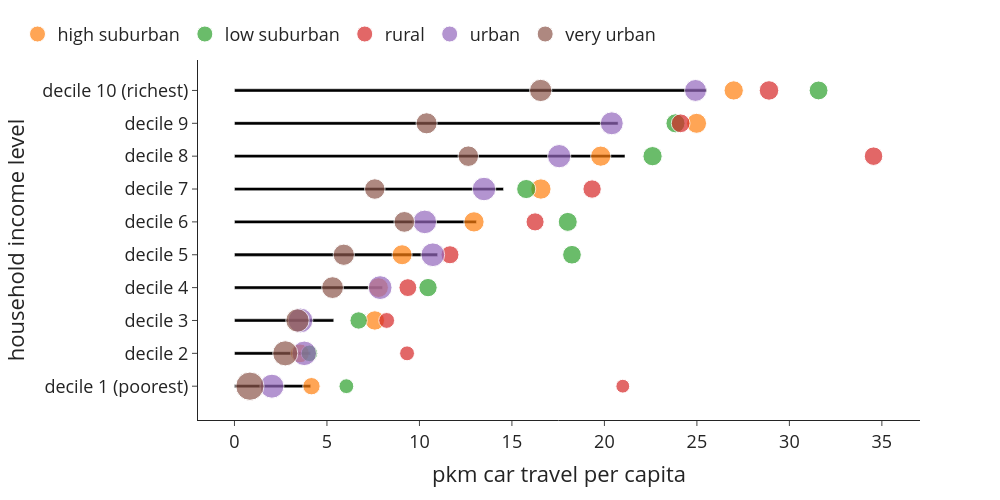

The notebook cell this image was saved under:
### Markdown cell above
#### Mobility

### Code cell
#floor area per income level
use_m2_total_inc = (use['car_pkm']*use['n_hhd']).groupby(level=0, sort=False).sum() #m2 total in each group summed by income level
use_cap_total_inc = use['n_hhdmem2019'].groupby(level=0, sort=False).sum() #no. of people in each group summed by income level
use_m2_per_cap_inc = use_m2_total_inc / use_cap_total_inc #m2/cap in each income group
use_m2_per_cap_inc.plot(kind='bar') #per person
"""interpretation: especially the highest income decile has considerably more floor area available than the vast majority"""

#floor area per income level and urbanisation type
use_m2_total_inc_type = (use['car_pkm']*use['n_hhd']).groupby(level=[0,3], sort=False).sum() #m2 total in each group summed by income level
use_cap_total_inc_type = use['n_hhdmem2019'].groupby(level=[0,3], sort=False).sum() #no. of people in each group summed by income level
use_m2_per_cap_inc_type = use_m2_total_inc_type / use_cap_total_inc_type #m2/cap in each income group

#preparing the dataframes for plotting
df = use_m2_per_cap_inc
df2=use_m2_per_cap_inc_type.rename('value').to_frame()
df2['n_hhd'] = use['n_hhd'].groupby(level=[0,3], sort=False).sum()

#plot
colors = ['#000000', #construction
                            '#fe6100', #buildings                                              
                                        '#648fff', #roads
                                        '#785ef0', #railways
                                        '#ffb000', #electricity
                                        '#808080', #other civil engineering
                                        '#000000', #construction
                                        ]
fig = px.bar(df, x=df.values, y=df.index,  
             labels={'x':'pkm car travel per capita', 'inc_lab':'household income level'}, 
             template='simple_white', 
             color_discrete_sequence=colors) 
fig.update_layout(width=1000, height=500, 
                      #xaxis_tickformat = '.0%',
                      font=dict(size=18),
                      bargap=0.9,
                      legend=dict(
        orientation="h",
        #entrywidth=70,
        yanchor="bottom",
        y=1.02,
        xanchor="left",
        x=-0.25,
    ))



for i in df2.index.levels[1].to_list():
    df_plot = df2.xs(i, level=1)
    fig.add_trace(go.Scatter(
            y=df_plot.index, 
            x=df_plot['value'],
            mode='markers',
            name=i,
            marker=dict(size=df_plot['n_hhd'],
                        sizemode='area',
                        sizeref=4*max(df2['n_hhd'])/(40.**2),
                        sizemin=4,
                        #color=10*[0, 1, 2, 3],
                        ),
            showlegend=True
        ))

fig.write_image('visualisations/bubblechart_carpkm_per_cap_inc_urb.png', scale=3)
fig.show()

### Figure 1 — Plotly figure (JSON) as saved in the notebook; plotly's stock layout.template omitted (floating-point values rounded to 4 significant figures)
{"data": [{"alignmentgroup": "True", "hovertemplate": "pkm car travel per capita=%{x}<br>household income level=%{y}<extra></extra>", "legendgroup": "", "marker": {"color": "#000000", "pattern": {"shape": ""}}, "name": "", "offsetgroup": "", "orientation": "h", "showlegend": false, "textposition": "auto", "type": "bar", "x": [4.122, 4.099, 5.368, 8.006, 10.98, 13.08, 14.55, 21.11, 20.74, 25.53], "xaxis": "x", "y": ["decile 1 (poorest)", "decile 2", "decile 3", "decile 4", "decile 5", "decile 6", "decile 7", "decile 8", "decile 9", "decile 10 (richest)"], "yaxis": "y"}, {"marker": {"size": [102155, 120755, 127975, 132835, 135910, 139730, 140335, 138840, 135575, 126290], "sizemin": 4, "sizemode": "area", "sizeref": 678.5}, "mode": "markers", "name": "high suburban", "showlegend": true, "type": "scatter", "x": [4.163, 3.538, 7.588, 7.789, 9.063, 12.95, 16.57, 19.8, 24.98, 26.99], "y": ["decile 1 (poorest)", "decile 2", "decile 3", "decile 4", "decile 5", "decile 6", "decile 7", "decile 8", "decile 9", "decile 10 (richest)"]}, {"marker": {"size": [74495, 93800, 102575, 113875, 118395, 122090, 124085, 125975, 123495, 120600], "sizemin": 4, "sizemode": "area", "sizeref": 678.5}, "mode": "markers", "name": "low suburban", "showlegend": true, "type": "scatter", "x": [6.05, 4.054, 6.713, 10.46, 18.25, 18.02, 15.77, 22.6, 23.84, 31.58], "y": ["decile 1 (poorest)", "decile 2", "decile 3", "decile 4", "decile 5", "decile 6", "decile 7", "decile 8", "decile 9", "decile 10 (richest)"]}, {"marker": {"size": [64985, 75345, 85430, 108280, 110315, 111135, 114295, 116460, 119740, 129650], "sizemin": 4, "sizemode": "area", "sizeref": 678.5}, "mode": "markers", "name": "rural", "showlegend": true, "type": "scatter", "x": [20.99, 9.331, 8.228, 9.374, 11.65, 16.25, 19.33, 34.55, 24.12, 28.9], "y": ["decile 1 (poorest)", "decile 2", "decile 3", "decile 4", "decile 5", "decile 6", "decile 7", "decile 8", "decile 9", "decile 10 (richest)"]}, {"marker": {"size": [195640, 204415, 207465, 192325, 190675, 189015, 187205, 183980, 178315, 163415], "sizemin": 4, "sizemode": "area", "sizeref": 678.5}, "mode": "markers", "name": "urban", "showlegend": true, "type": "scatter", "x": [2.026, 3.774, 3.57, 7.875, 10.72, 10.29, 13.49, 17.56, 20.4, 24.93], "y": ["decile 1 (poorest)", "decile 2", "decile 3", "decile 4", "decile 5", "decile 6", "decile 7", "decile 8", "decile 9", "decile 10 (richest)"]}, {"marker": {"size": [271390, 214050, 185055, 161215, 153335, 146670, 142510, 143245, 151195, 168320], "sizemin": 4, "sizemode": "area", "sizeref": 678.5}, "mode": "markers", "name": "very urban", "showlegend": true, "type": "scatter", "x": [0.8352, 2.747, 3.408, 5.304, 5.911, 9.184, 7.587, 12.64, 10.39, 16.56], "y": ["decile 1 (poorest)", "decile 2", "decile 3", "decile 4", "decile 5", "decile 6", "decile 7", "decile 8", "decile 9", "decile 10 (richest)"]}], "layout": {"bargap": 0.9, "barmode": "relative", "font": {"size": 18}, "height": 500, "legend": {"orientation": "h", "tracegroupgap": 0, "x": -0.25, "xanchor": "left", "y": 1.02, "yanchor": "bottom"}, "margin": {"t": 60}, "width": 1000, "xaxis": {"anchor": "y", "domain": [0, 1], "title": {"text": "pkm car travel per capita"}}, "yaxis": {"anchor": "x", "domain": [0, 1], "title": {"text": "household income level"}}}}
